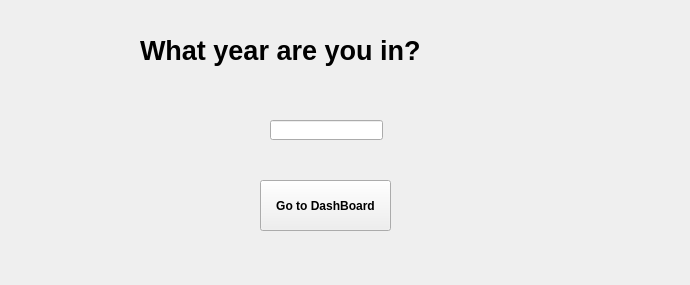
<?xml version="1.0" encoding="UTF-8"?>
<ui version="4.0">
 <class>dashIntro</class>
 <widget class="QWidget" name="dashIntro">
  <property name="geometry">
   <rect>
    <x>0</x>
    <y>0</y>
    <width>690</width>
    <height>285</height>
   </rect>
  </property>
  <property name="windowTitle">
   <string>Form</string>
  </property>
  <widget class="QLabel" name="label">
   <property name="geometry">
    <rect>
     <x>140</x>
     <y>0</y>
     <width>391</width>
     <height>101</height>
    </rect>
   </property>
   <property name="font">
    <font>
     <pointsize>20</pointsize>
     <weight>75</weight>
     <bold>true</bold>
    </font>
   </property>
   <property name="text">
    <string>What year are you in?</string>
   </property>
  </widget>
  <widget class="QLineEdit" name="yearIn">
   <property name="geometry">
    <rect>
     <x>270</x>
     <y>120</y>
     <width>113</width>
     <height>20</height>
    </rect>
   </property>
  </widget>
  <widget class="QPushButton" name="dashBtn">
   <property name="geometry">
    <rect>
     <x>260</x>
     <y>180</y>
     <width>131</width>
     <height>51</height>
    </rect>
   </property>
   <property name="font">
    <font>
     <weight>75</weight>
     <bold>true</bold>
    </font>
   </property>
   <property name="text">
    <string>Go to DashBoard</string>
   </property>
  </widget>
 </widget>
 <resources/>
 <connections/>
</ui>
